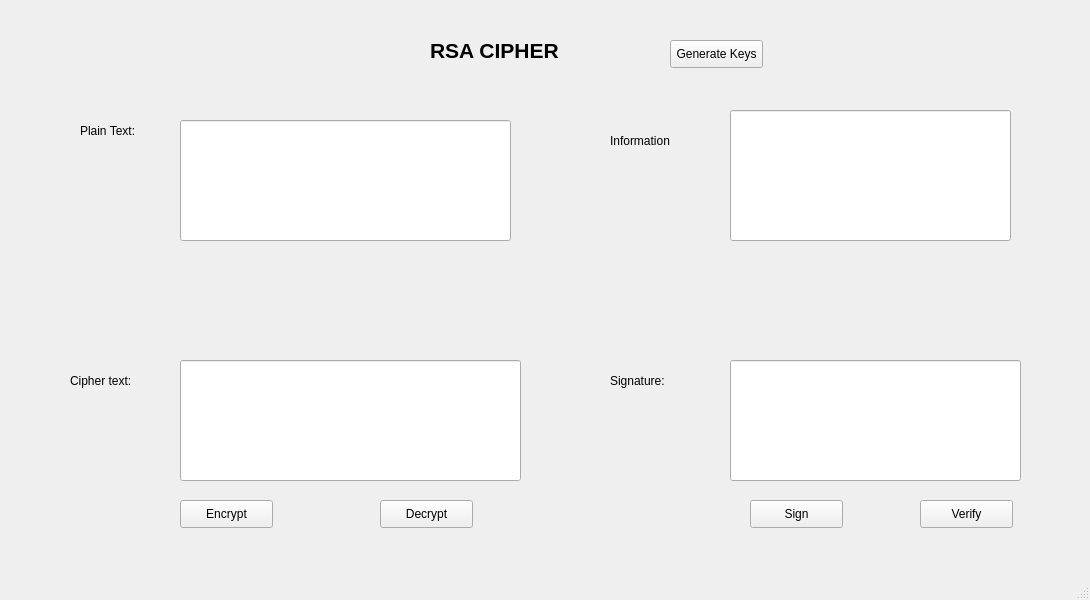
<?xml version="1.0" encoding="UTF-8"?>
<ui version="4.0">
 <class>MainWindow</class>
 <widget class="QMainWindow" name="MainWindow">
  <property name="geometry">
   <rect>
    <x>0</x>
    <y>0</y>
    <width>1090</width>
    <height>600</height>
   </rect>
  </property>
  <property name="windowTitle">
   <string>RSA Cipher</string>
  </property>
  <widget class="QWidget" name="centralwidget">
   <widget class="QLabel" name="label">
    <property name="geometry">
     <rect>
      <x>430</x>
      <y>10</y>
      <width>181</width>
      <height>81</height>
     </rect>
    </property>
    <property name="font">
     <font>
      <pointsize>16</pointsize>
      <weight>75</weight>
      <bold>true</bold>
     </font>
    </property>
    <property name="text">
     <string>RSA CIPHER</string>
    </property>
   </widget>
   <widget class="QLabel" name="label_2">
    <property name="geometry">
     <rect>
      <x>80</x>
      <y>120</y>
      <width>71</width>
      <height>21</height>
     </rect>
    </property>
    <property name="text">
     <string>Plain Text:</string>
    </property>
   </widget>
   <widget class="QLabel" name="label_3">
    <property name="geometry">
     <rect>
      <x>70</x>
      <y>370</y>
      <width>71</width>
      <height>21</height>
     </rect>
    </property>
    <property name="text">
     <string>Cipher text:</string>
    </property>
   </widget>
   <widget class="QLineEdit" name="lineEdit">
    <property name="geometry">
     <rect>
      <x>180</x>
      <y>120</y>
      <width>331</width>
      <height>121</height>
     </rect>
    </property>
   </widget>
   <widget class="QLineEdit" name="lineEdit_2">
    <property name="geometry">
     <rect>
      <x>180</x>
      <y>360</y>
      <width>341</width>
      <height>121</height>
     </rect>
    </property>
   </widget>
   <widget class="QLabel" name="label_4">
    <property name="geometry">
     <rect>
      <x>610</x>
      <y>130</y>
      <width>71</width>
      <height>21</height>
     </rect>
    </property>
    <property name="text">
     <string>Information</string>
    </property>
   </widget>
   <widget class="QLabel" name="label_5">
    <property name="geometry">
     <rect>
      <x>610</x>
      <y>370</y>
      <width>61</width>
      <height>21</height>
     </rect>
    </property>
    <property name="text">
     <string>Signature:</string>
    </property>
   </widget>
   <widget class="QLineEdit" name="lineEdit_3">
    <property name="geometry">
     <rect>
      <x>730</x>
      <y>110</y>
      <width>281</width>
      <height>131</height>
     </rect>
    </property>
   </widget>
   <widget class="QLineEdit" name="lineEdit_4">
    <property name="geometry">
     <rect>
      <x>730</x>
      <y>360</y>
      <width>291</width>
      <height>121</height>
     </rect>
    </property>
   </widget>
   <widget class="QPushButton" name="pushButton">
    <property name="geometry">
     <rect>
      <x>670</x>
      <y>40</y>
      <width>93</width>
      <height>28</height>
     </rect>
    </property>
    <property name="text">
     <string>Generate Keys</string>
    </property>
   </widget>
   <widget class="QPushButton" name="pushButton_2">
    <property name="geometry">
     <rect>
      <x>180</x>
      <y>500</y>
      <width>93</width>
      <height>28</height>
     </rect>
    </property>
    <property name="text">
     <string>Encrypt</string>
    </property>
   </widget>
   <widget class="QPushButton" name="pushButton_3">
    <property name="geometry">
     <rect>
      <x>380</x>
      <y>500</y>
      <width>93</width>
      <height>28</height>
     </rect>
    </property>
    <property name="text">
     <string>Decrypt</string>
    </property>
   </widget>
   <widget class="QPushButton" name="pushButton_4">
    <property name="geometry">
     <rect>
      <x>750</x>
      <y>500</y>
      <width>93</width>
      <height>28</height>
     </rect>
    </property>
    <property name="text">
     <string>Sign</string>
    </property>
   </widget>
   <widget class="QPushButton" name="pushButton_5">
    <property name="geometry">
     <rect>
      <x>920</x>
      <y>500</y>
      <width>93</width>
      <height>28</height>
     </rect>
    </property>
    <property name="text">
     <string>Verify</string>
    </property>
   </widget>
  </widget>
  <widget class="QMenuBar" name="menubar">
   <property name="geometry">
    <rect>
     <x>0</x>
     <y>0</y>
     <width>1090</width>
     <height>26</height>
    </rect>
   </property>
  </widget>
  <widget class="QStatusBar" name="statusbar"/>
 </widget>
 <resources/>
 <connections/>
</ui>
